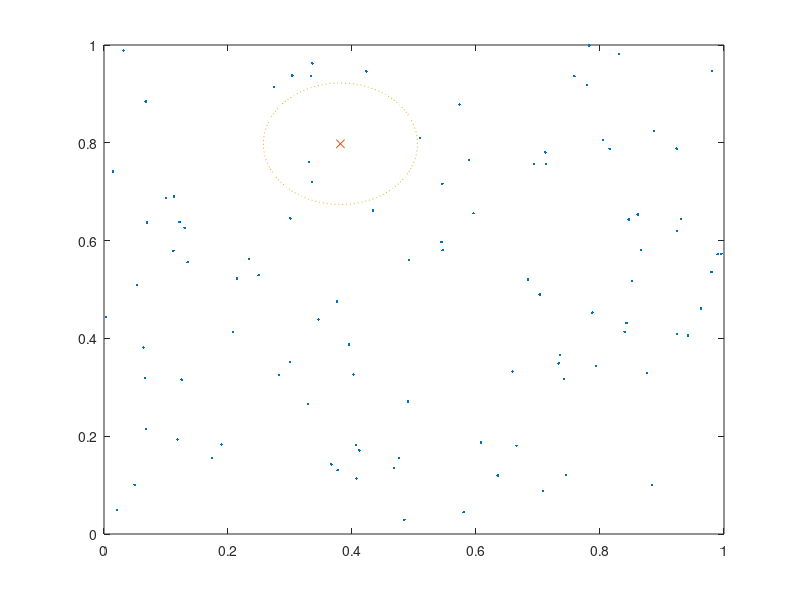

MATLAB code for this plot: (Note: this script raises an error after producing the figure.)
clear all
close all

% Specify N random points uniformly distributed in [0 1]^2
N = 100;
points = rand(2,N);

% Plot the random points
figure;
plot(points(1,:), points(2,:), '.'); hold on

% Create a random point this_pt
this_pt = rand(2,1);
plot(this_pt(1), this_pt(2), 'x')

% Plot a random fixed distance from the this_pt
threshold = 0.2*rand;
theta = linspace(0, 2*pi, 100);
plot(this_pt(1) + threshold*cos(theta), ...
  this_pt(2) + threshold*sin(theta), ':')

% Compute and plot nearby points
near_pts = nearby_pts(this_pt, points, threshold);
plot(near_pts(1,:), near_pts(2,:), 'o')

axis equal